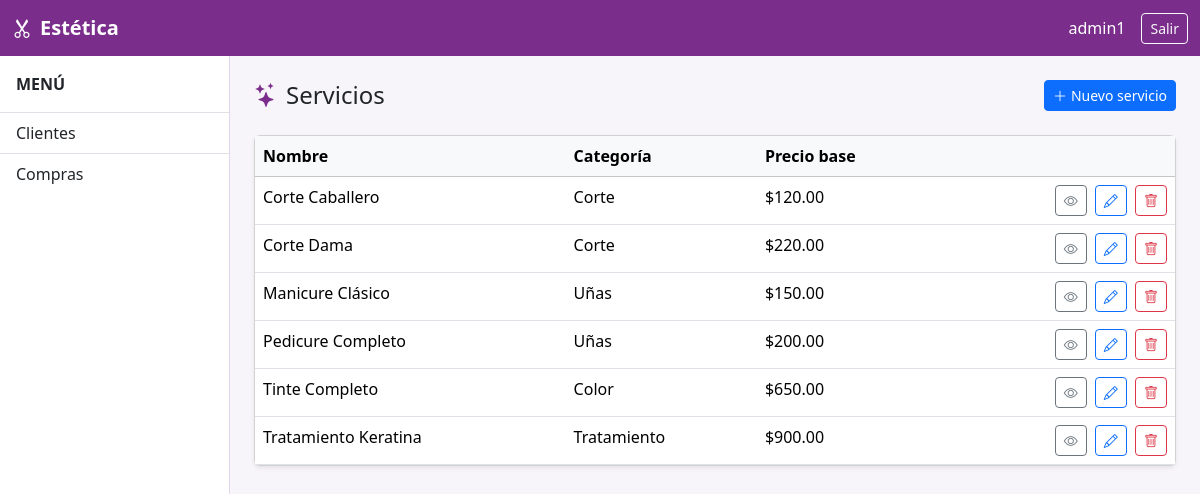
The page /servicios/ (signed in) on the database its author committed.
### apps/servicios/models.py (models this page shows, shortened)
class Servicio(models.Model):
    CATEGORIA_CHOICES = [
        ('corte', 'Corte'),
        ('color', 'Color'),
        ('tratamiento', 'Tratamiento'),
        ('unas', 'Uñas'),
        ('maquillaje', 'Maquillaje'),
    ]
    nombre = models.CharField(max_length=100)
    categoria = models.CharField(max_length=20, choices=CATEGORIA_CHOICES)
    precio_base = models.DecimalField(max_digits=8, decimal_places=2)
    activo = models.BooleanField(default=True)
    class Meta:
        verbose_name = 'Servicio'
        verbose_name_plural = 'Servicios'
        ordering = ['nombre']

### apps/servicios/views.py (the view)
# urls.py: path('', views.servicio_list, name='servicio_list'),
@login_required
def servicio_list(request):
    queryset = Servicio.objects.filter(activo=True)
    paginator = Paginator(queryset, 10)
    page = request.GET.get('page')
    try:
        servicios = paginator.page(page)
    except PageNotAnInteger:
        servicios = paginator.page(1)
    except EmptyPage:
        servicios = paginator.page(paginator.num_pages)
    return render(request, 'servicios/servicio_list.html', {'servicios': servicios})

### templates/servicios/servicio_list.html (shortened to what this page needs)
{% extends "base.html" %}
{% block content %}
<div class="d-flex justify-content-between align-items-center mb-4">
  <h4 class="mb-0"><i class="bi bi-stars me-2" style="color:#7b2d8b"></i>Servicios</h4>
  <a href="{% url 'servicios:servicio_create' %}" class="btn btn-primary btn-sm"><i class="bi bi-plus-lg me-1"></i>Nuevo servicio</a>
</div>
<div class="card shadow-sm">
  <div class="card-body p-0">
    <table class="table table-hover mb-0">
      <thead class="table-light">
        <tr><th>Nombre</th><th>Categoría</th><th>Precio base</th><th></th></tr>
      </thead>
      <tbody>
        {% for s in servicios %}
        <tr>
          <td>{{ s.nombre }}</td>
          <td>{{ s.get_categoria_display }}</td>
          <td>${{ s.precio_base }}</td>
          <td class="text-end">
            <a href="{% url 'servicios:servicio_detail' s.pk %}" class="btn btn-sm btn-outline-secondary me-1"><i class="bi bi-eye"></i></a>
            <a href="{% url 'servicios:servicio_update' s.pk %}" class="btn btn-sm btn-outline-primary me-1"><i class="bi bi-pencil"></i></a>
            <a href="{% url 'servicios:servicio_delete' s.pk %}" class="btn btn-sm btn-outline-danger"><i class="bi bi-trash"></i></a>
          </td>
        </tr>
        {% empty %}
        <tr><td colspan="4" class="text-center text-muted py-4">Sin servicios registrados.</td></tr>
        {% endfor %}
      </tbody>
    </table>
  </div>
</div>
{% endblock %}

### templates/base.html (shortened to what this page needs)
<!DOCTYPE html>
<html lang="es">
<head>
  <link rel="stylesheet" href="https://cdn.jsdelivr.net/npm/bootstrap@5.3.3/dist/css/bootstrap.min.css">
  <link rel="stylesheet" href="https://cdn.jsdelivr.net/npm/bootstrap-icons@1.11.3/font/bootstrap-icons.min.css">
</head>
<body class="{% if user.is_authenticated %}logged-in{% endif %}">
<nav class="navbar navbar-estetica fixed-top">
  <div class="container-fluid">
    <a class="navbar-brand fw-bold" href="/"><i class="bi bi-scissors me-2"></i>Estética</a>
    {% if user.is_authenticated %}
    <div class="d-flex align-items-center gap-3">
      <span class="navbar-text">{{ user.username }}</span>
      <form method="post" action="/auth/logout/" class="m-0">
        {% csrf_token %}<button type="submit" class="btn btn-sm btn-outline-light">Salir</button>
      </form>
    </div>
    {% endif %}
  </div>
</nav>
{% if user.is_authenticated %}
<nav id="sidebar">
  <div class="p-3 fw-bold border-bottom">MENÚ</div>
  <div class="list-group list-group-flush">
    <a href="{% url 'clientes:list' %}" class="list-group-item list-group-item-action">Clientes</a>
    <a href="{% url 'operaciones:compra_list' %}" class="list-group-item list-group-item-action">Compras</a>
  </div>
</nav>
{% endif %}
<main id="main-content">
  {% block content %}{% endblock %}
</main>
</body>
</html>

### templates/base.html (style rules this page uses)
:root { --color-primary: #7b2d8b; --color-primary-dark: #5e2069; }
body { background-color: #f8f5fa; }
.navbar-estetica { background-color: var(--color-primary); }
.navbar-estetica .navbar-brand, .navbar-estetica .navbar-text { color: #fff !important; }
#sidebar { width: 230px; min-height: calc(100vh - 56px); background-color: #fff; border-right: 1px solid #e4d4ec; position: fixed; top: 56px; left: 0; z-index: 100; }
#main-content { margin-top: 56px; padding: 24px; min-height: calc(100vh - 56px); margin-left: 0; }
body.logged-in #main-content { margin-left: 230px; }

### rows shown on the page
Servicio: nombre "Corte Caballero", categoria "Corte", precio_base "120.00"
Servicio: nombre "Corte Dama", categoria "Corte", precio_base "220.00"
Servicio: nombre "Manicure Clásico", categoria "Uñas", precio_base "150.00"
Servicio: nombre "Pedicure Completo", categoria "Uñas", precio_base "200.00"
Servicio: nombre "Tinte Completo", categoria "Color", precio_base "650.00"
Servicio: nombre "Tratamiento Keratina", categoria "Tratamiento", precio_base "900.00"

### other values the page prints
{{ user.username }} "admin1"
